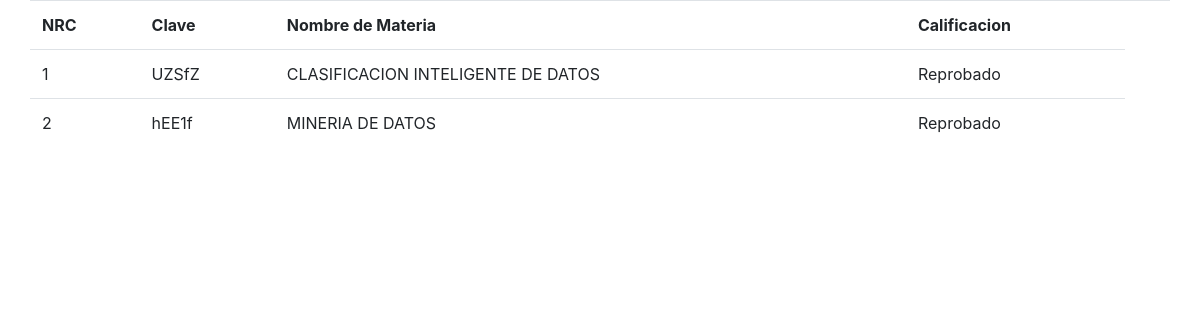
Screenshot of /kardex.php (signed in) with the database file from the repository.
### tables this page shows
CREATE TABLE `clases` (
  `clase_id` int(11) NOT NULL,
  `id_materia` int(11) NOT NULL,
  `id_usuario` int(11) NOT NULL,
  `id_horario` int(11) NOT NULL
);

CREATE TABLE `materias` (
  `NRC` int(11) NOT NULL,
  `nombremat` varchar(100) NOT NULL,
  `clave` varchar(10) NOT NULL,
  `creditos` int(11) NOT NULL,
  `cupos` int(11) NOT NULL,
  `aula` varchar(10) NOT NULL
);

CREATE TABLE `usuarioclase` (
  `id_claseusuario` int(11) NOT NULL,
  `clase_ide` int(11) NOT NULL,
  `usuario_ide` int(11) NOT NULL,
  `calificacion` varchar(50) NOT NULL
);

### kardex.php (the view, shortened to what this page needs)
<?php
	include "conexion.php";
	if(isset($_SESSION['alumno']))
	{
?>
	<!DOCTYPE html>
<html lang="en">
<head>
	<link rel="stylesheet" href="css/bootstrap.min.css">
	<link rel="stylesheet" href="css/estiloslistar.css">
</head>
<body>
	<div class="container">
		<div class="row">
			<table class='table'>
				<tr>
					<th>NRC</th>
					<th>Clave</th>
					<th>Nombre de Materia</th>
					<th>Calificacion</th>
					<th><span class="glyphicon glyphicon-wrench"></span></th>
				</tr>
<?php
			$id_alumno= $_SESSION['alumno'];
			$mysqli = new mysqli("localhost", "root", "", "practica4");
			$consulta2 = "SELECT clase_id,clave,nombremat,calificacion FROM clases INNER JOIN materias ON id_materia = NRC INNER JOIN usuarioclase on clase_ide = clase_id where usuario_ide = '$id_alumno'";
			if ($resultado = $mysqli->query($consulta2))
			{
				while ($fila = $resultado->fetch_row())
				{
					echo "<tr>";
					echo "<td>$fila[0]</td>
						<td>$fila[1]</td>
						<td>$fila[2]</td>
						<td>$fila[3]</td>";
					echo "</tr>";
				}
			}
?>
	        </table>
		</div>
	</div>
</body>
</html>
<?php
	}
	else {
		    echo "Error: " . $consulta . "<br>" . mysqli_error($conn);
		}
 ?>

### rows the page displays
clases: clase_id "1", id_materia.clave "UZSfZ", id_materia.nombremat "CLASIFICACION INTELIGENTE DE DATOS", usuarioclase.calificacion "Reprobado"
clases: clase_id "2", id_materia.clave "hEE1f", id_materia.nombremat "MINERIA DE DATOS", usuarioclase.calificacion "Reprobado"
